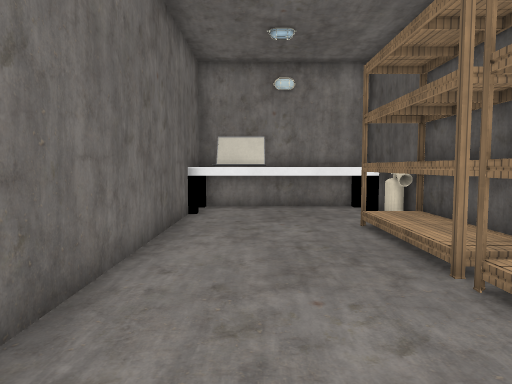
[1] (above)

14 first-person views from a walk through a Godot game level. The camera is 1.5 m above the floor, tilts 4° down and sees 70° across. The floor is counted in squares, 1 m on a side. Each view is taken from the middle of a square. On the plan, view 1 faces up. The plan holds only what a view shows up to about 16 squares ahead; the rest is blank. Some surface patterns are stand-ins.

[2]
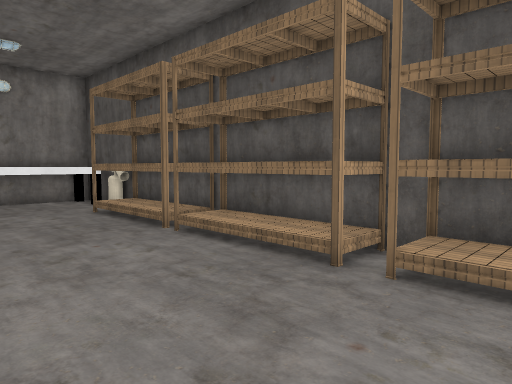

[3]
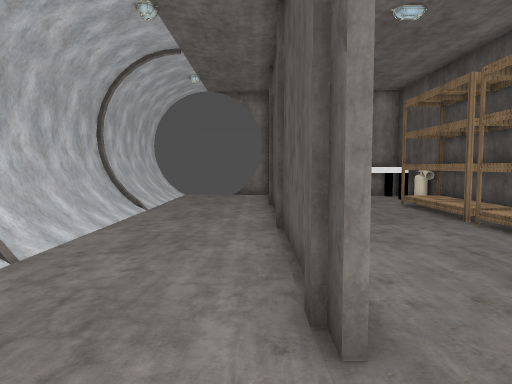

[4]
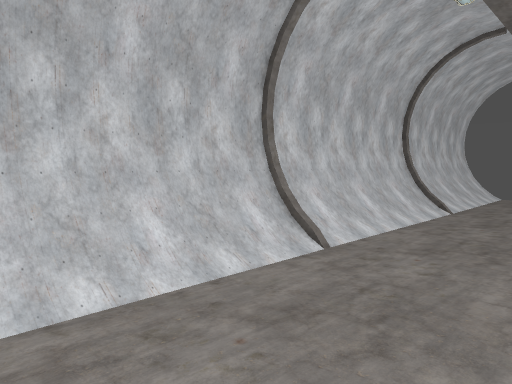

[5]
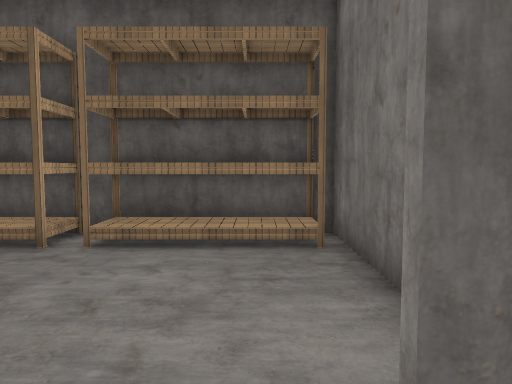

[6]
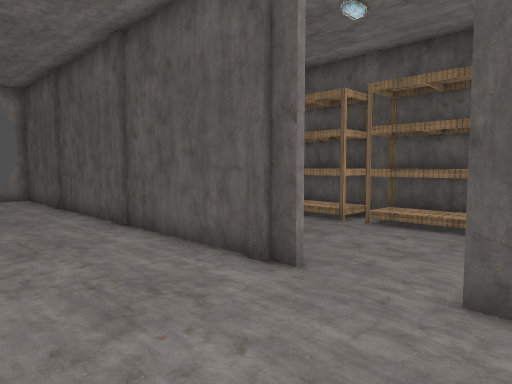

[7]
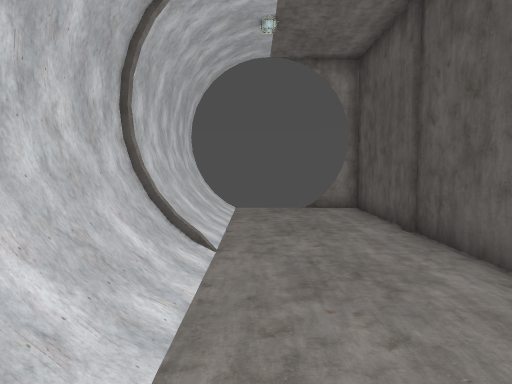

[8]
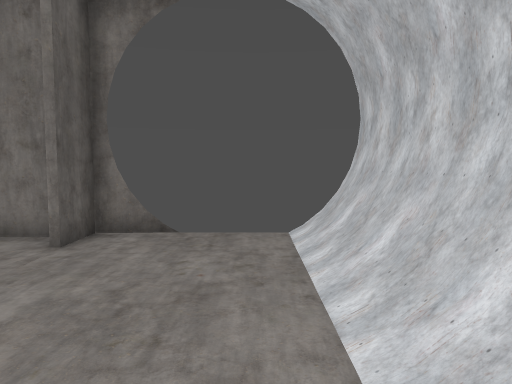

[9]
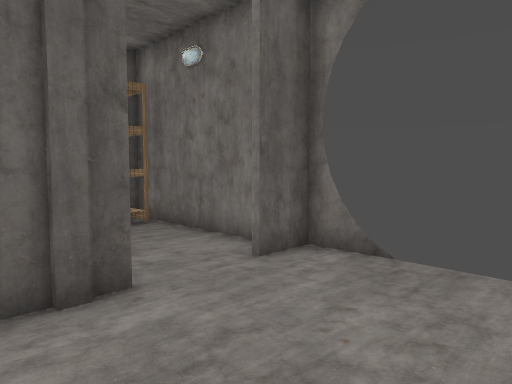

[10]
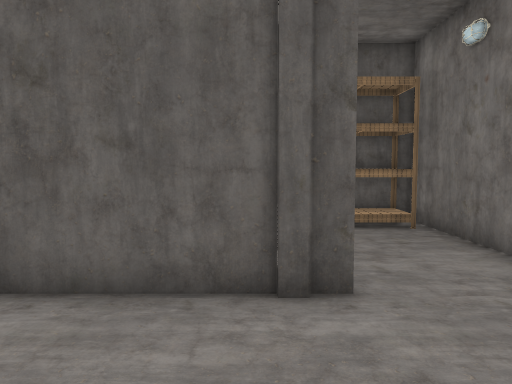

[11]
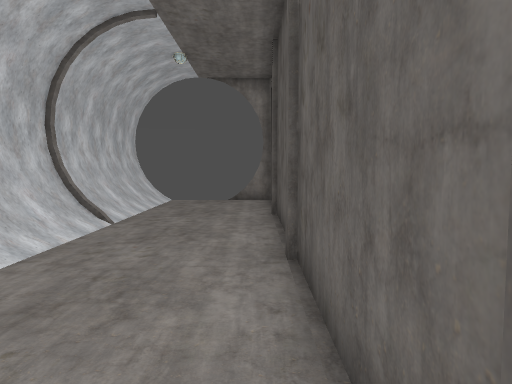

[12]
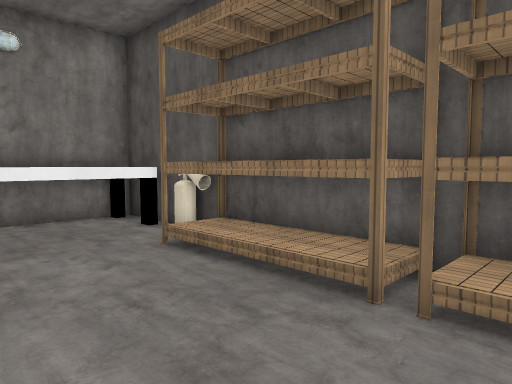

[13]
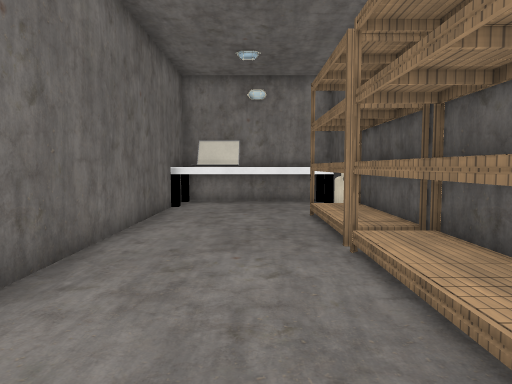

[14]
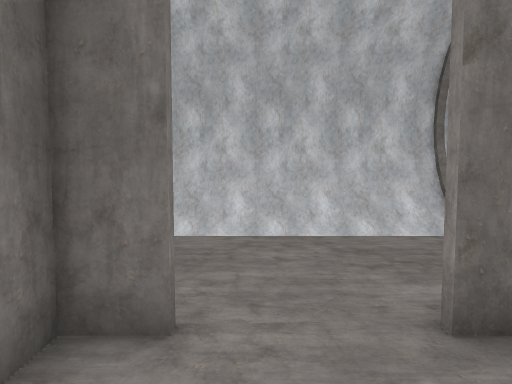

### Floor plan
Key: @ floor where view 1 was taken; # wall or solid block; x gap in a wall; . floor; / step, stairs or slope; ^ raised ledge; L laptop; E fire extinguisher; S shelf.
Columns run from 8 left of view 1 to 4 right of it. Each row starts with its distance up from view 1.
 14 x/...####^^^#
 13 #/....###   ^
 12 #/....#LL^^^^
 11 #/....#.....#
 10 #/....#.....E
  9 #/....#....SS
  8 #/....#....SS
  7 #/....#....SS
  6 #/....#....SS
  5 #/....#....SS
  4 #/....#....SS
  3 #/....#....SS
  2 #/....#....SS
  1 #/....#....SS
  0 #/....#.@..S#
 -1 #/....#....S#
 -2 #/....#....SS
 -3 #/.........SS
 -4 #/.........SS
 -5 #/....#....SS
 -6 x/...########

Positions as (right, up) in squares from view 1, and headings:
1: (0, 0), facing up
2: (-2, -3), facing up-right
3: (-3, -5), facing up
4: (-3, -5), facing up-left
5: (-4, -4), facing right
6: (-7, -6), facing up-right
7: (-6, 1), facing up
8: (-6, 2), facing down
9: (-7, 0), facing down-right
10: (-7, -1), facing right
11: (-3, -2), facing up
12: (-1, 3), facing up-right
13: (1, -2), facing up
14: (1, -4), facing left
